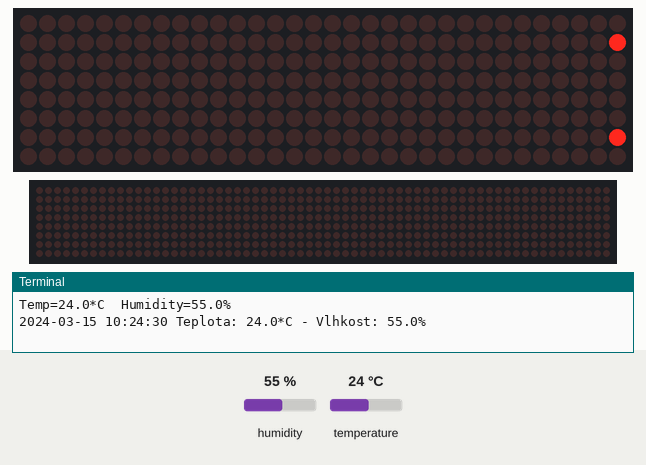
Recording of a program running on a simulated Raspberry Pi (BCM pin numbers). Parts: 32×8 LED matrix, a strip that is not on the board, showing the scrolling text unrolled, the last lines printed to the terminal. The test bench sets the inputs (shaded band); at power-on: humidity 55 %, temperature 24 °C. The clock reads 2024-03-15 10:24:30 at power-on unless the program sets it; the 64×8 strip is a reading aid, not a part: it shows the text the matrix is scrolling, unrolled, one strip-width of it at a time.

Above: at 1.19 s.
At 5.15 s:
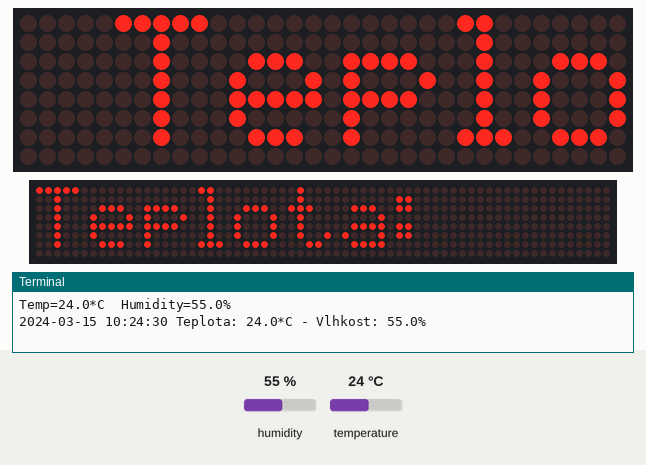
At 9.44 s:
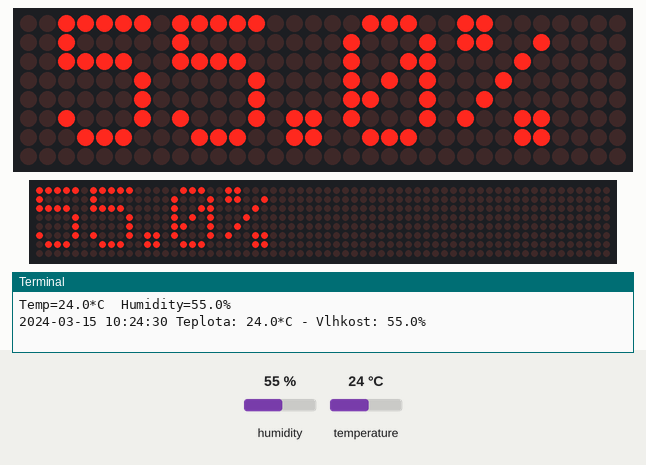
At 18.42 s:
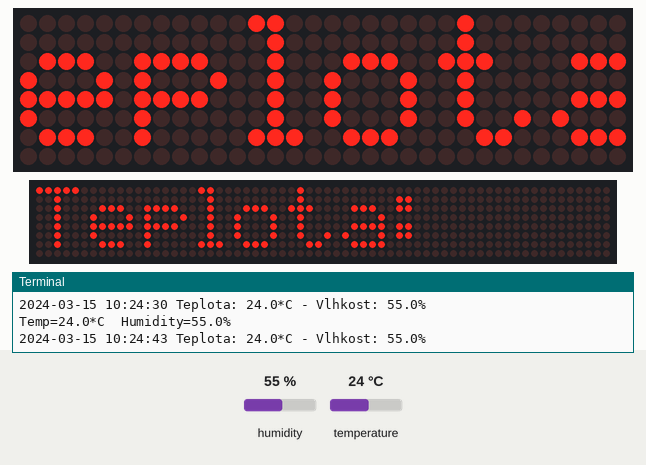
At 27.41 s:
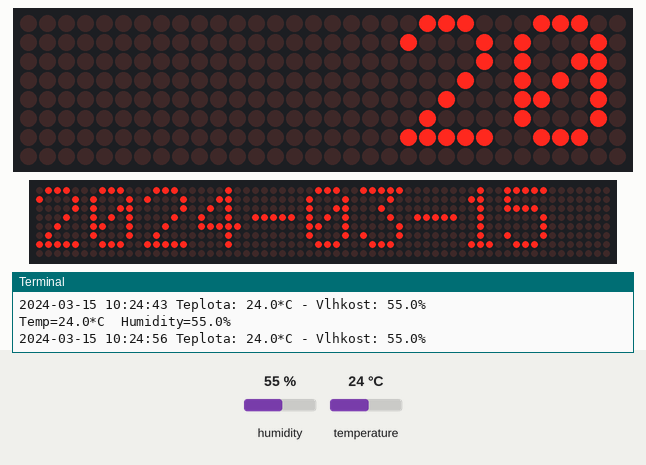
At 35.66 s:
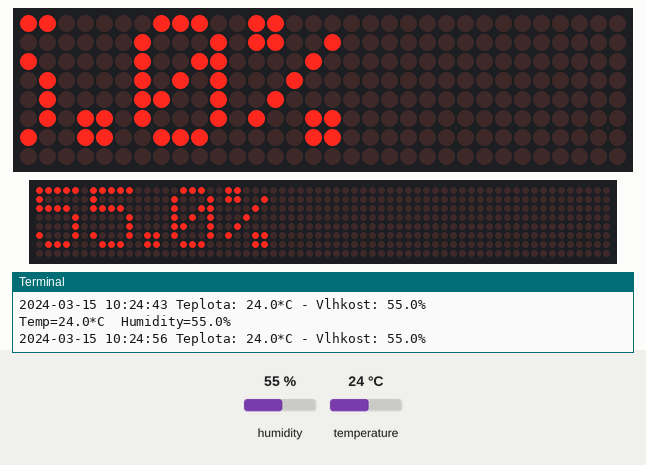

The program:

lcd_2004_plus_DHT22_plus_MAX4_01.py
```python
# requires RPi_I2C_driver.py
import RPi_I2C_driver
from time import *
import Adafruit_DHT

from time import gmtime, strftime

from luma.led_matrix.device import max7219
from luma.core.interface.serial import spi, noop
from luma.core.render import canvas
from luma.core.virtual import viewport
from luma.core.legacy import text, show_message
from luma.core.legacy.font import proportional, CP437_FONT, TINY_FONT, SINCLAIR_FONT, LCD_FONT


# Termometer DHT22 ~ AM2302
dht_sensor = Adafruit_DHT.DHT22
dht_pin = 17 # GPIO17 ~ PIN 11

# LCD 2004
LCD_ADDRESS = 0x3E
mylcd = RPi_I2C_driver.lcd(LCD_ADDRESS)

# MAX 4 segments -90 degrees
serial = spi(port=0, device=0, gpio=noop())

# device = max7219(serial, cascaded=n or 1, block_orientation=block_orientation, rotate=rotate or 0)
cascaded = 4
block_orientation = -90
rotate = 0
max4 = max7219(serial, cascaded=4, block_orientation = -90)


while True:

	timestamp = strftime("%Y-%m-%d %H:%M:%S", localtime())

	mylcd.lcd_clear()

	mylcd.lcd_display_string("Teplota a vlhkost", 1)
	humidity, temperature = Adafruit_DHT.read_retry(dht_sensor, dht_pin)

	if humidity is not None and temperature is not None:
	    print('Temp={0:0.1f}*C  Humidity={1:0.1f}%'.format(temperature, humidity))
	    temp = '{0:0.1f}*C'.format(temperature)
	    humi = '{0:0.1f}%'.format(humidity)
	    mylcd.lcd_display_string(" Teplota: " + temp, 2)
	    mylcd.lcd_display_string(" Vlhkost: " + humi, 3)
	    mylcd.lcd_display_string(" " + timestamp, 4)

	    msg = timestamp + " Teplota: " + temp + " - Vlhkost: " + humi
	    print(msg)
	    show_message(max4, msg, fill="white", font=proportional(LCD_FONT))

	else:
	    print('Failed to get reading. Try again!')


	sleep(3)
```

RPi_I2C_driver.py
```python
# -*- coding: utf-8 -*-
"""
Compiled, mashed and generally mutilated 2014-2015 by Denis Pleic
Made available under GNU GENERAL PUBLIC LICENSE

# Modified Python I2C library for Raspberry Pi
# as found on http://www.recantha.co.uk/blog/?p=4849
# Joined existing 'i2c_lib.py' and 'lcddriver.py' into a single library
# added bits and pieces from various sources
# By DenisFromHR (Denis Pleic)
# 2015-02-10, ver 0.1

"""

import smbus
from time import *

class i2c_device:
   def __init__(self, addr, port=1):
      self.addr = addr
      self.bus = smbus.SMBus(port)

# Write a single command
   def write_cmd(self, cmd):
      self.bus.write_byte(self.addr, cmd)
      sleep(0.0001)

# Write a command and argument
   def write_cmd_arg(self, cmd, data):
      self.bus.write_byte_data(self.addr, cmd, data)
      sleep(0.0001)

# Write a block of data
   def write_block_data(self, cmd, data):
      self.bus.write_block_data(self.addr, cmd, data)
      sleep(0.0001)

# Read a single byte
   def read(self):
      return self.bus.read_byte(self.addr)

# Read
   def read_data(self, cmd):
      return self.bus.read_byte_data(self.addr, cmd)

# Read a block of data
   def read_block_data(self, cmd):
      return self.bus.read_block_data(self.addr, cmd)


# LCD Address
#ADDRESS = 0x27
#ADDRESS = 0x3F
#ADDRESS = 0x3E

# commands
LCD_CLEARDISPLAY = 0x01
LCD_RETURNHOME = 0x02
LCD_ENTRYMODESET = 0x04
LCD_DISPLAYCONTROL = 0x08
LCD_CURSORSHIFT = 0x10
LCD_FUNCTIONSET = 0x20
LCD_SETCGRAMADDR = 0x40
LCD_SETDDRAMADDR = 0x80

# flags for display entry mode
LCD_ENTRYRIGHT = 0x00
LCD_ENTRYLEFT = 0x02
LCD_ENTRYSHIFTINCREMENT = 0x01
LCD_ENTRYSHIFTDECREMENT = 0x00

# flags for display on/off control
LCD_DISPLAYON = 0x04
LCD_DISPLAYOFF = 0x00
LCD_CURSORON = 0x02
LCD_CURSOROFF = 0x00
LCD_BLINKON = 0x01
LCD_BLINKOFF = 0x00

# flags for display/cursor shift
LCD_DISPLAYMOVE = 0x08
LCD_CURSORMOVE = 0x00
LCD_MOVERIGHT = 0x04
LCD_MOVELEFT = 0x00

# flags for function set
LCD_8BITMODE = 0x10
LCD_4BITMODE = 0x00
LCD_2LINE = 0x08
LCD_1LINE = 0x00
LCD_5x10DOTS = 0x04
LCD_5x8DOTS = 0x00

# flags for backlight control
LCD_BACKLIGHT = 0x08
LCD_NOBACKLIGHT = 0x00

En = 0b00000100 # Enable bit
Rw = 0b00000010 # Read/Write bit
Rs = 0b00000001 # Register select bit

class lcd:
   #initializes objects and lcd
   def __init__(self, address):
      self.lcd_device = i2c_device(address)

      self.lcd_write(0x03)
      self.lcd_write(0x03)
      self.lcd_write(0x03)
      self.lcd_write(0x02)

      self.lcd_write(LCD_FUNCTIONSET | LCD_2LINE | LCD_5x8DOTS | LCD_4BITMODE)
      self.lcd_write(LCD_DISPLAYCONTROL | LCD_DISPLAYON)
      self.lcd_write(LCD_CLEARDISPLAY)
      self.lcd_write(LCD_ENTRYMODESET | LCD_ENTRYLEFT)
      sleep(0.2)


   # clocks EN to latch command
   def lcd_strobe(self, data):
      self.lcd_device.write_cmd(data | En | LCD_BACKLIGHT)
      sleep(.0005)
      self.lcd_device.write_cmd(((data & ~En) | LCD_BACKLIGHT))
      sleep(.0001)

   def lcd_write_four_bits(self, data):
      self.lcd_device.write_cmd(data | LCD_BACKLIGHT)
      self.lcd_strobe(data)

   # write a command to lcd
   def lcd_write(self, cmd, mode=0):
      self.lcd_write_four_bits(mode | (cmd & 0xF0))
      self.lcd_write_four_bits(mode | ((cmd << 4) & 0xF0))

   # write a character to lcd (or character rom) 0x09: backlight | RS=DR<
   # works!
   def lcd_write_char(self, charvalue, mode=1):
      self.lcd_write_four_bits(mode | (charvalue & 0xF0))
      self.lcd_write_four_bits(mode | ((charvalue << 4) & 0xF0))


   # put string function
   def lcd_display_string(self, string, line):
      if line == 1:
         self.lcd_write(0x80)
      if line == 2:
         self.lcd_write(0xC0)
      if line == 3:
         self.lcd_write(0x94)
      if line == 4:
         self.lcd_write(0xD4)

      for char in string:
         self.lcd_write(ord(char), Rs)

   # clear lcd and set to home
   def lcd_clear(self):
      self.lcd_write(LCD_CLEARDISPLAY)
      self.lcd_write(LCD_RETURNHOME)

   # define backlight on/off (lcd.backlight(1); off= lcd.backlight(0)
   def backlight(self, state): # for state, 1 = on, 0 = off
      if state == 1:
         self.lcd_device.write_cmd(LCD_BACKLIGHT)
      elif state == 0:
         self.lcd_device.write_cmd(LCD_NOBACKLIGHT)

   # add custom characters (0 - 7)
   def lcd_load_custom_chars(self, fontdata):
      self.lcd_write(0x40);
      for char in fontdata:
         for line in char:
            self.lcd_write_char(line)

   # define precise positioning (addition from the forum)
   def lcd_display_string_pos(self, string, line, pos):
    if line == 1:
      pos_new = pos
    elif line == 2:
      pos_new = 0x40 + pos
    elif line == 3:
      pos_new = 0x14 + pos
    elif line == 4:
      pos_new = 0x54 + pos

    self.lcd_write(0x80 + pos_new)

    for char in string:
      self.lcd_write(ord(char), Rs)
```
